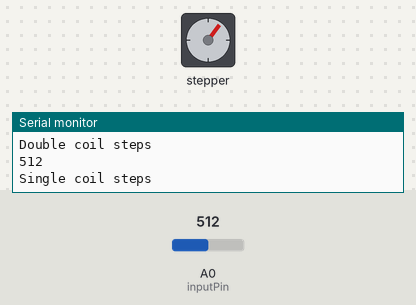
Bench run of a sketch on a simulated Arduino Uno, built with avr-gcc and run on an emulated ATmega328P. On the bench: stepper motor, the last lines printed to the serial monitor. The test bench sets the inputs (shaded band); at power-on: A0 (inputPin) = 512. Stepper angles assume 200 steps per turn.

Above: at 12.8 s.
12.9 s: A0 (inputPin) set to 122
At 18.26 s:
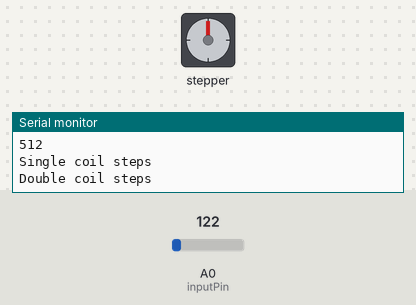
26.9 s: A0 (inputPin) set to 652
At 27.32 s:
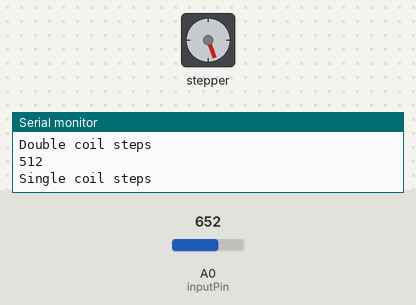
36.6 s: A0 (inputPin) set to 673
At 36.99 s:
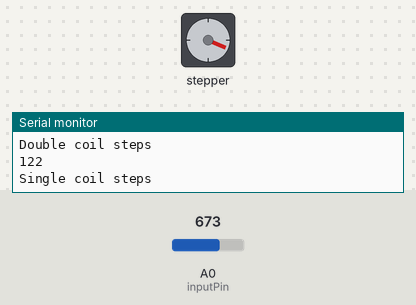
Timing chart, 0 to 51.6 s (numbered marks = the images above; inputs shaded):
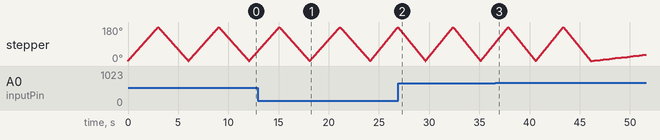

Measured:
- the behaviour switches between 665 and 666 on A0 (inputPin) (found by bisection; images 2 and 3)

The sketch:

firstMotor.ino
```cpp
/*
This is a test sketch for the Adafruit assembled Motor Shield for Arduino v2
It won't work with v1.x motor shields! Only for the v2's with built in PWM
control

For use with the Adafruit Motor Shield v2
---->	http://www.adafruit.com/products/1438
*/


#include <Wire.h>
#include <Adafruit_MotorShield.h>

// Create the motor shield object with the default I2C address
Adafruit_MotorShield AFMS = Adafruit_MotorShield();
// Or, create it with a different I2C address (say for stacking)
// Adafruit_MotorShield AFMS = Adafruit_MotorShield(0x61);

// Connect a stepper motor with 200 steps per revolution (1.8 degree)
// to motor port #2 (M3 and M4)
Adafruit_StepperMotor *myMotor = AFMS.getStepper(200, 2);


int inputPin = A0;


void setup() {


  Serial.begin(9600);           // set up Serial library at 9600 bps
  Serial.println("Stepper test!");

  AFMS.begin();  // create with the default frequency 1.6KHz
  //AFMS.begin(1000);  // OR with a different frequency, say 1KHz

  myMotor->setSpeed(10);  // 10 rpm
}

void loop() {

  int rawVal = analogRead(inputPin);
  myMotor->setSpeed(rawVal*100/1023);

  Serial.println("Single coil steps");
  myMotor->step(100, FORWARD, SINGLE);
  myMotor->step(100, BACKWARD, SINGLE);

  Serial.println("Double coil steps");
  myMotor->step(100, FORWARD, DOUBLE);
  myMotor->step(100, BACKWARD, DOUBLE);

  /*
  Serial.println("Interleave coil steps");
  myMotor->step(100, FORWARD, INTERLEAVE);
  myMotor->step(100, BACKWARD, INTERLEAVE);

  Serial.println("Microstep steps");
  myMotor->step(50, FORWARD, MICROSTEP);
  myMotor->step(50, BACKWARD, MICROSTEP);
  */
  Serial.println(rawVal);
}
```
